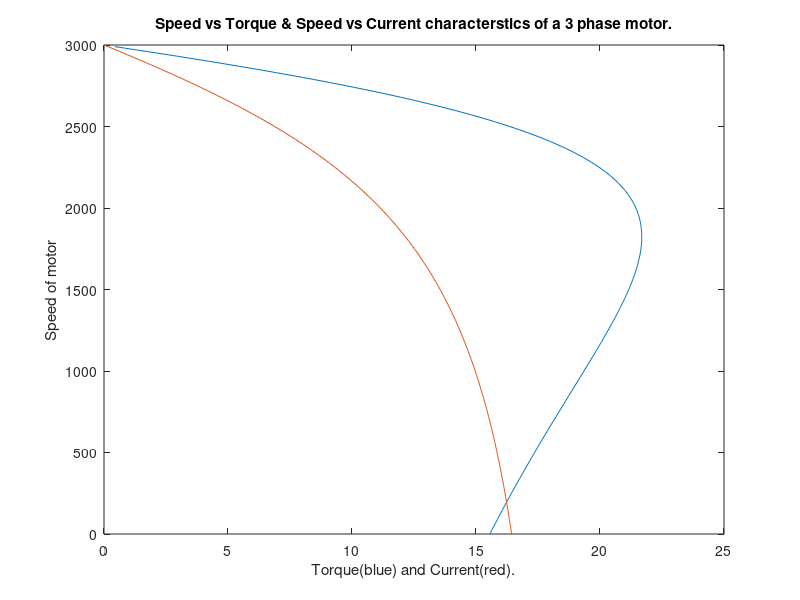

MATLAB code for this plot:
V=230;
Ws = 3000;
Wr = 0:10:3000;
Rs=0.2;
Xs=0.5;
Rr=0.4;
Xr=0.5;
s=(Ws-Wr)./Ws;
a=Rs+(Rr./s);
b=Xs+Xr;
T=(3*V*V*(Rr./s))./(Ws*(a.*a+b*b));
I= V./sqrt(a.*a+b*b);
plot(T,Wr);
hold on;
plot(I/12,Wr);
xlabel('Torque(blue) and Current(red).');
ylabel('Speed of motor');
title('Speed vs Torque & Speed vs Current characterstics of a 3 phase motor.');